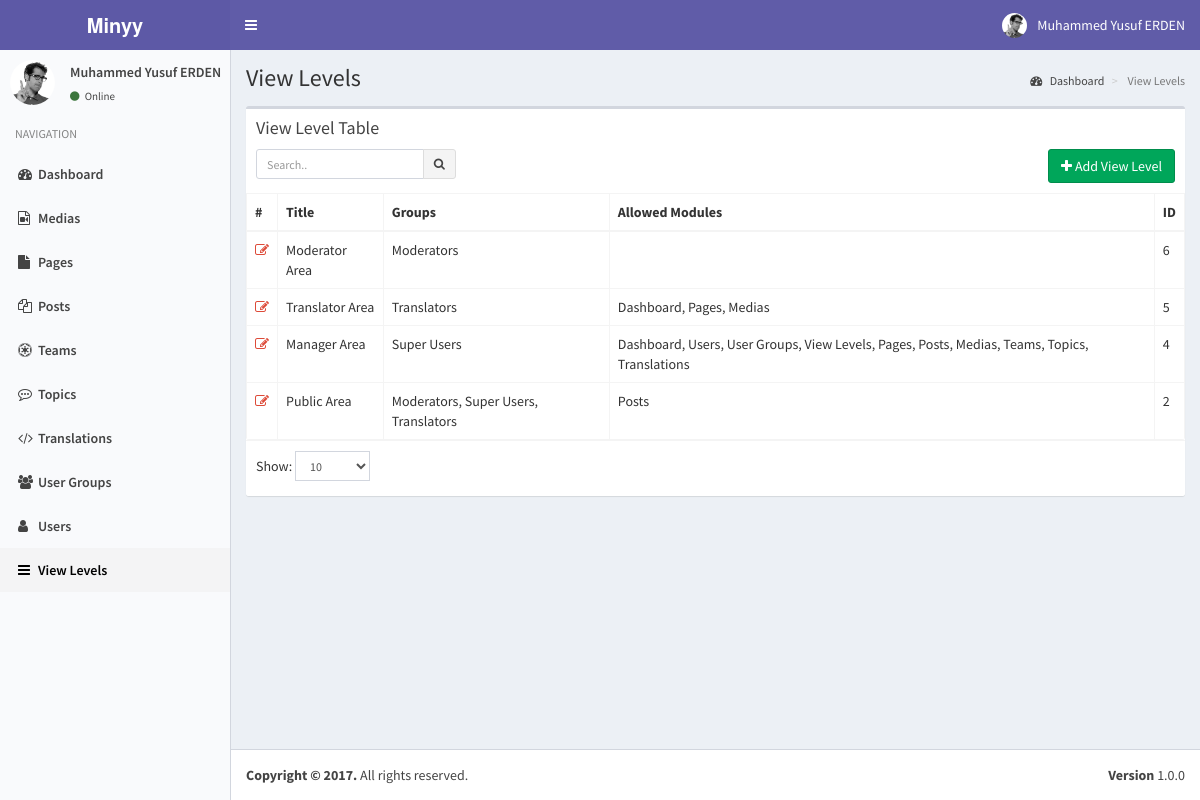
Screenshot of /index.php?controller=module&action=view_levels (signed in) with the database file from the repository.
### tables this page shows
CREATE TABLE `users` (
  `pk_user_id` int(11) NOT NULL,
  `username` varchar(50) NOT NULL,
  `password` varchar(50) NOT NULL,
  `email` varchar(75) NOT NULL,
  `last_visit` timestamp NOT NULL DEFAULT CURRENT_TIMESTAMP,
  `fullname` varchar(50) DEFAULT NULL,
  `registration_date` timestamp NULL DEFAULT CURRENT_TIMESTAMP
);

CREATE TABLE `modules` (
  `pk_module_id` int(11) NOT NULL,
  `name` varchar(20) NOT NULL,
  `icon` varchar(30) DEFAULT NULL,
  `module_key` varchar(20) NOT NULL,
  `does` text,
  `params` text
);

CREATE TABLE `view_levels` (
  `pk_view_level_id` int(11) NOT NULL,
  `title` varchar(100) NOT NULL,
  `groups` varchar(5120) NOT NULL DEFAULT '[]' COMMENT 'JSON encoded group id list',
  `modules` varchar(5120) NOT NULL DEFAULT '[]' COMMENT 'JSON encoded module list'
);

### helpers/view_helper.php (called while the page is built, shortened)
<?php
class ViewHelper
{
    private static $__layout='public';
    public static function getView($viewFolder,$viewFile){
        Functions::requireFile('views/'.$viewFolder,$viewFile.'.php');
    }
    public static function setLayout($layout){
        self::$__layout=$layout;
    }
    public static function getHeader(){
        require_once('views/'.self::$__layout.'_header.php');
    }
}
?>

### controllers/view_levels_controller.php (called while the page is built, shortened)
<?php
class ViewLevelsController implements ModuleInterface
{
    public static function getList($params=array()) {
        $search_term=isset($_GET['search_term']) ? Functions::clearString($_GET['search_term']) : "";
        $order_by=isset($_GET['order_by']) && !empty($_GET['order_by']) ? strtolower(Functions::clearString($_GET['order_by'])) : "id";
        $order_dir=isset($_GET['order_dir']) && !empty($_GET['order_dir']) ? strtolower(Functions::clearString($_GET['order_dir'])) : "desc";
        $limit=isset($_GET['limit']) && !empty($_GET['limit']) ? (int) Functions::clearString($_GET['limit']) : 20;
        $page=isset($_GET['page']) && !empty($_GET['page']) ? (int) Functions::clearString($_GET['page']) : 1;
        $offset=($page-1)*$limit;
        $params=[
            "search_term"=>$search_term,
            "order_by"=>$order_by,
            "order_dir"=>$order_dir,
            "limit"=>$limit,
            "offset"=>$offset
        ];
        $objList = ViewLevels::getObjList($params);
        $gparams=[
            "search_term"=>"",
            "order_by"=>"name",
            "order_dir"=>"asc",
            "limit"=>"1000",
            "offset"=>"0"
        ];
        $groupList= UserGroups::getObjList($gparams);
        ViewHelper::getView('view_levels','view_levels');
    }
}
?>

### index.php (called while the page is built, shortened)
<?php
require_once('helpers/view_helper.php');
require_once('helpers/functions_helper.php');
require_once('helpers/translate_helper.php');
require_once('helpers/module_helper.php');
require_once('models/users_model.php');
require_once('models/user_groups_model.php');
require_once('models/view_levels_model.php');
require_once('routes.php');

### models/users_model.php (called while the page is built, shortened)
<?php
class Users implements DatabaseObject {
    public $groups;
    public function __construct($pk_user_id,$username,$password,$email,$last_visit,$fullname,$registration_date){
        $this->fullname=$fullname;
        $this->groups=$this->getUserGroups($pk_user_id);
        $this->modules=$this->getUserModules($pk_user_id);
    }
    public static function getObj($id){
        try{
            $db = Db::getInstance();
            $id = intval($id);
            $req = $db->prepare('SELECT * FROM users WHERE pk_user_id = :pk_user_id');
            $req->execute(array('pk_user_id' => $id));
            $obj = $req->fetch();
            if($obj){
                return new Users( $obj['pk_user_id'],
                                    $obj['username'],
                                    $obj['password'],
                                    $obj['email'],
                                    $obj['last_visit'],
                                    $obj['fullname'],
                                    $obj['registration_date']);
            }
            else{
                return [];
            }
        }
        catch (PDOException $e){
            return $e->getMessage();
        }
    }
    public function getUserGroups($id){
        try{
            $db = Db::getInstance();
            $id = intval($id);
            $req = $db->prepare('SELECT * FROM user_usergroup_map WHERE pk_user_id = :pk_user_id');
            $req->execute(array('pk_user_id' => $id));
            $list=[];
            foreach($req->fetchAll() as $obj) {
                $list[]= $obj['pk_group_id'];
            }
            return $list;
        }
        catch (PDOException $e){
            return $e->getMessage();
        }
    }
    public function getUserModules(){
        $modules=[];
        $params=[
            "search_term"=>"",
            "order_by"=>"name",
            "order_dir"=>"asc",
            "limit"=>"1000",
            "offset"=>"0"
        ];
        $viewLevels=ViewLevels::getObjList($params);
        foreach($viewLevels as $viewObj){
            $voGroups=json_decode($viewObj->groups);
            $voModules=json_decode($viewObj->modules,true);
            foreach($this->groups as $uoGroup){
                if(in_array($uoGroup,$voGroups)){
                    $keys = array_keys($voModules);
                    foreach($keys as $key){
                        if(array_key_exists($key,$modules)){
                            $temp=array_merge($modules[$key],$voModules[$key]);
                            $modules[$key]=array_unique($temp);
                        }
                        else{
                            $modules[$key]=$voModules[$key];
                        }
                    }
                }
            }
        }
        ksort($modules);
        return $modules;
    }
}

### models/view_levels_model.php (called while the page is built, shortened)
<?php
class ViewLevels implements DatabaseObject {
    public function __construct($pk_view_level_id,$title,$groups,$modules){
        $this->pk_view_level_id=$pk_view_level_id;
        $this->title=$title;
    }
    public static function getObjList($params){
        $list = [];
        $order_dirs=array("desc","asc");
        $key=array_search($params["order_dir"],$order_dirs);
        $order_dir=$order_dirs[($key) ? $key : 0];
        $order_columns=array("pk_view_level_id", "title");
        $key=array_search($params["order_by"],$order_columns);
        $order_by=$order_columns[($key) ? $key : 0];
        $limit=$params["limit"] ? $params["limit"] : "20";
        $offset=$params["offset"] ? $params["offset"] : "0";
        $query="SELECT * FROM view_levels";
        $query.=" ORDER BY $order_by $order_dir LIMIT :offset , :limit";
        $db = Db::getInstance();
        $req = $db->prepare($query);
        $req->bindValue(':limit', intval($limit), PDO::PARAM_INT);
        $req->bindValue(':offset', intval($offset), PDO::PARAM_INT);
        $req->execute();
        foreach($req->fetchAll() as $obj) {
            $list[] = new ViewLevels( $obj['pk_view_level_id'],
                                $obj['title'],
                                $obj['groups'],
                                $obj['modules']);
        }
        return $list;
    }
}

### helpers/module_helper.php (called while the page is built, shortened)
<?php
class ModuleHelper
{
    public static function getModules(){
        try{
            $db = Db::getInstance();
            $req = $db->prepare('SELECT * FROM modules');
            $req->execute();
            $res=$req->fetchAll(PDO::FETCH_ASSOC);
            $returnArray=[];
            foreach($res as $obj){
                $returnArray[$obj['module_key']]=$obj;
            }
            return $returnArray;
        }
        catch(PDOException $e){
            return [];
            var_dump($e);
            die('Die...');
        }
    }
}
?>

### models/user_groups_model.php (called while the page is built, shortened)
<?php
class UserGroups implements DatabaseObject {
    public function __construct($pk_group_id,$name){
        $this->name=$name;
    }
    public static function getObjList($params){
        $list = [];
        $order_dirs=array("desc","asc");
        $key=array_search($params["order_dir"],$order_dirs);
        $order_dir=$order_dirs[($key) ? $key : 0];
        $order_columns=array("pk_group_id", "name");
        $key=array_search($params["order_by"],$order_columns);
        $order_by=$order_columns[($key) ? $key : 0];
        $limit=$params["limit"] ? $params["limit"] : "20";
        $offset=$params["offset"] ? $params["offset"] : "0";
        $query="SELECT * FROM user_groups";
        $query.=" ORDER BY $order_by $order_dir LIMIT :offset , :limit";
        $db = Db::getInstance();
        $req = $db->prepare($query);
        $req->bindValue(':limit', intval($limit), PDO::PARAM_INT);
        $req->bindValue(':offset', intval($offset), PDO::PARAM_INT);
        $req->execute();
        foreach($req->fetchAll() as $obj) {
            $list[] = new UserGroups( $obj['pk_group_id'],
                                $obj['name']);
        }
        return $list;
    }
}

### views/static/header.php (shortened to what this page needs)
<?php
global $currentUser;
?>
<a href="index.php" class="logo">
    <span class="logo-lg"><b>Minyy</b></span>
</a>
<nav class="navbar navbar-static-top">
    <a href="#" class="sidebar-toggle" data-toggle="offcanvas" role="button">
    </a>
    <div class="navbar-custom-menu">
    <ul class="nav navbar-nav">
        <li class="dropdown user user-menu">
        <a href="#" class="dropdown-toggle" data-toggle="dropdown">
            <img src="assets/img/user2-160x160.jpg" class="user-image" alt="User Image">
            <span class="hidden-xs"><?php echo $currentUser->fullname; ?></span>
        </a>
            </li>
        </ul>
    </div>
</nav>

### views/static/sidebar.php
<?php
global $currentUser;
global $MODULES;
?>
<section class="sidebar">
    <div class="user-panel">
    <div class="pull-left image">
        <img src="assets/img/user2-160x160.jpg" class="img-circle" alt="User Image">
    </div>
    <div class="pull-left info">
        <p><?php echo $currentUser->fullname; ?></p>
        <a href="#"><i class="fa fa-circle text-success"></i> <?php echo T::__('Online'); ?></a>
    </div>
    </div>
    <ul class="sidebar-menu">
    <li class="header"><?php echo T::__('NAVIGATION'); ?></li>
    <?php
    foreach($currentUser->modules as $module=>$moduleProps):
    ?>
    <li class="<?php echo Functions::isActive($module); ?>">
        <a href="index.php?controller=module&action=<?php echo $module; ?>"><i class="fa <?php echo $MODULES[$module]["icon"]; ?>"></i><span><?php echo $MODULES[$module]["name"]; ?></span></a>
    </li>
    <?php endforeach; ?>
    </ul>
</section>

### helpers/translate_helper.php (shortened to what this page needs)
<?php
class TranslateHelper {
    public static function __($text,$return=false){
        echo $text;
    }
}

### views/view_levels/view_levels.php (shortened to what this page needs)
<?php ViewHelper::getHeader(); ?>
<?php
    global $objList;
    global $params;
    global $groupList;
    global $MODULES;
?>
<section class="content-header">
    <h1>
    </h1>
    <ol class="breadcrumb">
    <li><a href="index.php"><i class="fa fa-dashboard"></i> <?php T::__("Dashboard"); ?></a></li>
    <li class="active"> <?php T::__("View Levels"); ?></li>
    </ol>
</section>
<section class="content">
    <div class="row">
    <div class="col-xs-12">
        <div class="box">
        <div class="box-header">
            <h3 class="box-title"><?php T::__("View Level Table"); ?></h3>
            <div class="box-toolbox">
            <form id="search-form">
            <div class="input-group input-group-sm pull-left search-form">
                <input type="text" name="table_search" class="form-control pull-right" placeholder="<?php T::__("Search.."); ?>" <?php echo !empty(Functions::getUrlVariableValue("search_term")) ? "value='".htmlspecialchars(urldecode(Functions::getUrlVariableValue("search_term")))."'" : ""; ?> />
                <div class="input-group-btn">
                <button type="submit" class="btn btn-default"><i class="fa fa-search"></i></button>
                </div>
            </div>
            </form>
            <button type="button" data-toggle="openModal" data-target="#addViewLevelModal" class="btn btn-success pull-right">
                <i class="fa fa-plus"></i> <?php T::__("Add View Level"); ?>
            </button>
            </div>
        </div>
        <div class="box-body table-responsive no-padding">
            <table class="table table-hover table-bordered">
            <thead>
                <tr>
                    <th>#</th>
                    <th><?php T::__("Title"); ?></th>
                    <th><?php T::__("Groups"); ?></th>
                    <th><?php T::__("Allowed Modules"); ?></th>
                    <th><?php T::__("ID"); ?></th>
                </tr>
            </thead>
            <tbody>
            <?php $i=$params['offset']+1; foreach($objList as $user): ?>
            <tr data-id="<?php echo $user->pk_view_level_id; ?>">
                <td><a data-toggle="tooltip" title="Düzenle" class="text-red" href="index.php?controller=module&action=view_levels&do=edit&id=<?php echo $user->pk_view_level_id; ?>"><i class="fa fa-edit"></i></a></td>
                <td class="has-link"><?php echo $user->title; ?></td>
                <td class="has-link">
                    <?php
                        $grpstr=[];
                        $userGroups=json_decode($user->groups);
                        foreach($groupList as $groupObj){
                            if(in_array($groupObj->pk_group_id,$userGroups)){
                                $grpstr[]=$groupObj->name;
                            }
                        }
                        echo implode(", ",$grpstr);
                    ?>
                </td>
                <td class="has-link">
                    <?php
                        $modulestr=[];
                        $userModules=json_decode($user->modules,true);
                        foreach($userModules as $moduleKey=>$moduleObj){
                            $modulestr[]=$MODULES[$moduleKey]["name"];
                        }
                        echo implode(", ",$modulestr);
                    ?>
                </td>
                <td class="has-link"><?php echo $user->pk_view_level_id; ?></td>
            </tr>
            <?php endforeach; ?>
            </tbody></table>
        </div>
        <div class="box-footer clearfix">
            <div class="table-length dataTables_length pull-left">
                <label><?php T::__("Show:"); ?>
                    <select name="limit" class="form-control input-sm">
                    <option value="10" <?php echo Functions::getUrlVariableValue("limit")=="10" ? "selected" : ""; ?>>10</option>
                    </select>
                </label>
            </div>
        </div>
        </div>
    </div>
    </div>
</section>

### assets/css/style.css (style rules this page uses)
.box-toolbox::after { display: block; clear: both; content: ""; }
.box-toolbox .search-form { max-width: 200px; }
.box-toolbox { margin-top: 10px; }

### rows the page displays
users: fullname "Muhammed Yusuf ERDEN"
modules: name "Dashboard"
modules: name "Medias"
modules: name "Pages"
modules: name "Posts"
modules: name "Teams"
modules: name "Topics"
modules: name "Translations"
modules: name "User Groups"
modules: name "Users"
modules: name "View Levels", name "View Levels View Levels"
view_levels: title "Moderator Area", grpstr "Moderators", pk_view_level_id "6"
view_levels: title "Translator Area", grpstr "Translators", modulestr "Dashboard, Pages, Medias", pk_view_level_id "5"
view_levels: title "Manager Area", grpstr "Super Users", modulestr "Dashboard, Users, User Groups, View Levels, Pages, Posts, Medias, Teams, Topics, Translations", pk_view_level_id "4"
view_levels: title "Public Area", grpstr "Moderators, Super Users, Translators", modulestr "Posts", pk_view_level_id "2"

### other values shown
$text "Online NAVIGATION Dashboard View Level Table Add View Level Title Groups Allowed Modules ID Show:"
